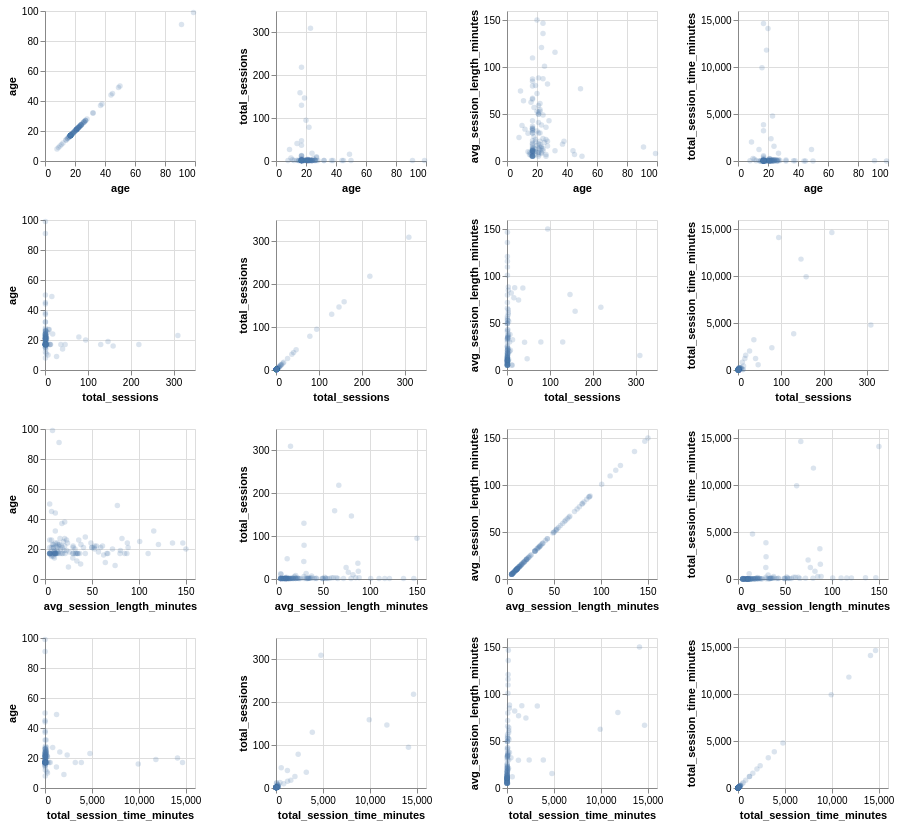

The cell this chart's notebook holds for it:
### Markdown cell above
### Exploratory Data Analysis and Endogeneity Rationale

A pairwise scatterplot matrix was generated for numerical variables (`age`, `total_sessions`, `avg_session_length_minutes`, and `total_session_time_minutes`). Very weak correlation (near 0) was observed between age and gameplay-related variables, while total session time showed strong internal consistency with both total sessions and average session length.

To avoid endogeneity, where the same variable both defines and predicts contribution, the project defined a new binary target variable, `high_data_player`, combining two criteria:

1. Players within the **top 25% of total session time** (high activity).  
2. Players who are **subscribed to the newsletter** (voluntary engagement and interest in updates and development).

This assumption is grounded in behavioral logic: highly active and subscribed players are more likely to contribute meaningfully not just in gameplay data quantity but also in future research participation. Incorporating subscription status helps separate general activity from **motivated contribution**. Moreover, they might have a deeper understanding in the development and updates about the game.

### Code cell
# Check to see if we can do clustering
columns_to_plot = players_total.loc[:, "age":"total_session_time_minutes"].columns.tolist()

pm_pairs = (
    alt.Chart(players_total)
    .mark_circle(opacity=0.2)
    .encode(
        alt.X(alt.repeat("row"), type="quantitative"),
        alt.Y(alt.repeat("column"), type="quantitative"),
    )
    .properties(width=150, height=150)
    .repeat(column=columns_to_plot, row=columns_to_plot)
)
pm_pairs
